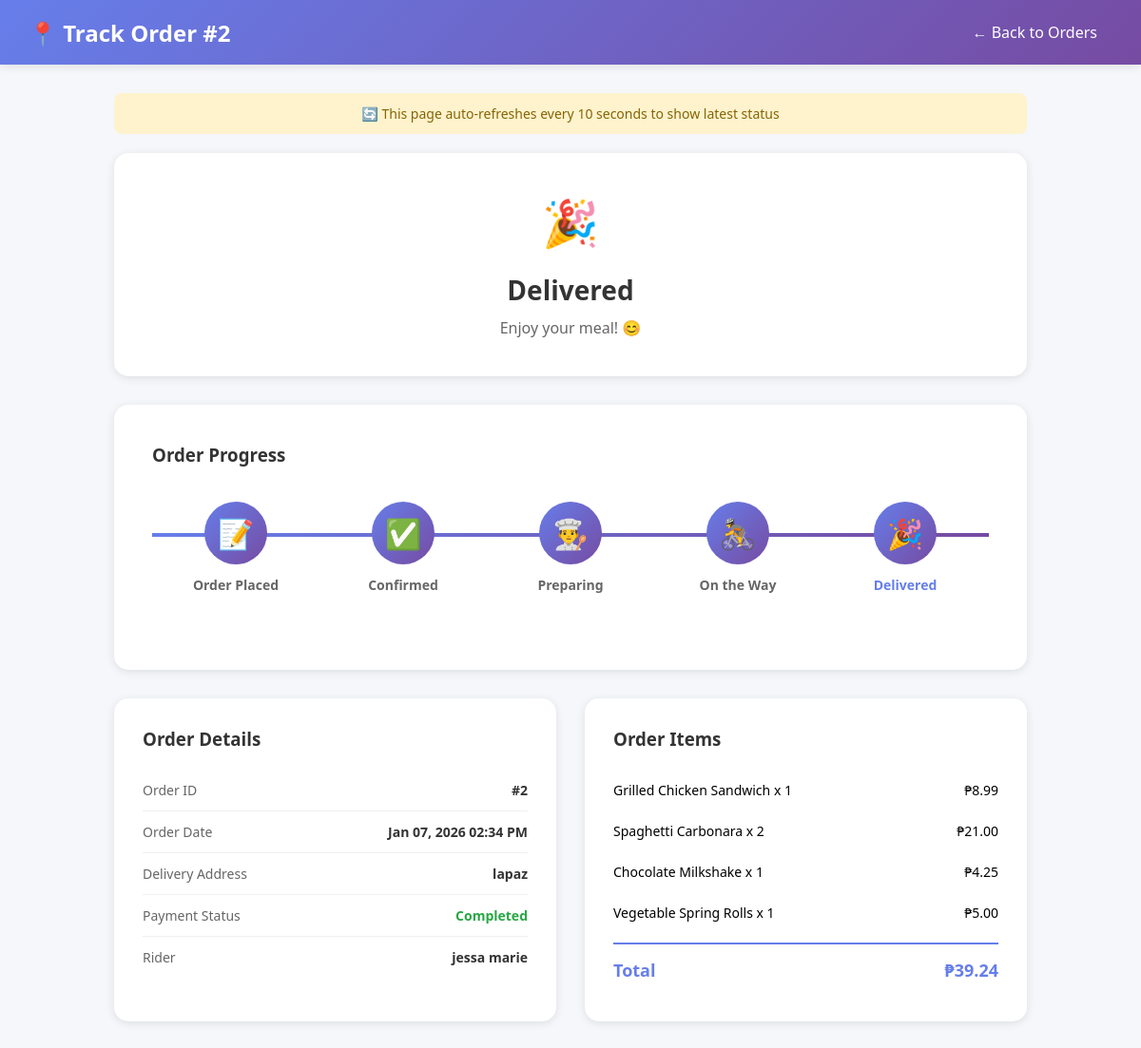
Page /user/track_order.php?order_id=2 (signed in) on the committed database.
### tables this page shows
CREATE TABLE `orders` (
  `id` int(11) NOT NULL AUTO_INCREMENT PRIMARY KEY,
  `user_id` int(11) DEFAULT NULL,
  `rider_id` int(11) DEFAULT NULL,
  `restaurant_id` int(11) DEFAULT NULL,
  `total_amount` decimal(10,2) DEFAULT NULL,
  `status` enum('pending','confirmed','preparing','on_the_way','delivered','cancelled') DEFAULT 'pending',
  `delivery_address` text DEFAULT NULL,
  `payment_status` enum('pending','completed') DEFAULT 'pending',
  `created_at` timestamp NOT NULL DEFAULT current_timestamp(),
  `order_date` datetime NOT NULL DEFAULT current_timestamp()
);

CREATE TABLE `users` (
  `id` int(11) NOT NULL AUTO_INCREMENT PRIMARY KEY,
  `name` varchar(100) NOT NULL,
  `email` varchar(100) NOT NULL,
  `password` varchar(255) NOT NULL,
  `phone` varchar(20) DEFAULT NULL,
  `address` text DEFAULT NULL,
  `role` enum('customer','rider','owner') DEFAULT 'customer',
  `status` enum('active','inactive','pending','suspended') DEFAULT 'active',
  `created_at` timestamp NOT NULL DEFAULT current_timestamp()
);

CREATE TABLE `order_items` (
  `id` int(11) NOT NULL AUTO_INCREMENT PRIMARY KEY,
  `order_id` int(11) DEFAULT NULL,
  `food_id` int(11) NOT NULL,
  `food_item_id` int(11) DEFAULT NULL,
  `quantity` int(11) DEFAULT NULL,
  `price` decimal(10,2) DEFAULT NULL
);

CREATE TABLE `food_items` (
  `id` int(11) NOT NULL AUTO_INCREMENT PRIMARY KEY,
  `owner_id` int(11) DEFAULT NULL,
  `restaurant_id` int(11) DEFAULT NULL,
  `name` varchar(100) NOT NULL,
  `description` text DEFAULT NULL,
  `price` decimal(10,2) NOT NULL,
  `stock` int(11) DEFAULT 0,
  `image` varchar(255) DEFAULT NULL,
  `available` tinyint(1) DEFAULT 1,
  `created_at` timestamp NOT NULL DEFAULT current_timestamp()
);

### user/track_order.php (the view, shortened to what this page needs)
<?php
$order_id = $_GET['order_id'] ?? 0;
$db = new Database();
$conn = $db->getConnection();
$stmt = $conn->prepare("
    SELECT o.*, r.name as rider_name, r.phone as rider_phone
    FROM orders o
    LEFT JOIN users r ON o.rider_id = r.id
    WHERE o.id = ? AND o.user_id = ?
");
$stmt->execute([$order_id, $_SESSION['user_id']]);
$order = $stmt->fetch(PDO::FETCH_ASSOC);
$stmt = $conn->prepare("
    SELECT oi.*, fi.name as food_name, fi.price
    FROM order_items oi
    JOIN food_items fi ON oi.food_item_id = fi.id
    WHERE oi.order_id = ?
");
$stmt->execute([$order_id]);
$order_items = $stmt->fetchAll(PDO::FETCH_ASSOC);
$steps = [
    'pending' => ['label' => 'Order Placed', 'icon' => '📝'],
    'confirmed' => ['label' => 'Confirmed', 'icon' => '✅'],
    'preparing' => ['label' => 'Preparing', 'icon' => '👨‍🍳'],
    'on_the_way' => ['label' => 'On the Way', 'icon' => '🚴'],
    'delivered' => ['label' => 'Delivered', 'icon' => '🎉']
];
?>
<!DOCTYPE html>
<html lang="en">
<head>
</head>
<body>
    <div class="navbar">
        <h1>📍 Track Order #<?php echo $order_id; ?></h1>
        <a href="my_orders.php">← Back to Orders</a>
    </div>
    <div class="container">
        <div class="auto-refresh">
            🔄 This page auto-refreshes every 10 seconds to show latest status
        </div>
        <div class="status-card">
            <div class="current-status">
                <?php
                $current_icon = '📝';
                foreach ($steps as $key => $step) {
                    if ($key === $order['status']) {
                        $current_icon = $step['icon'];
                        break;
                    }
                }
                echo $current_icon;
                ?>
            </div>
            <div class="status-text"><?php echo ucfirst(str_replace('_', ' ', $order['status'])); ?></div>
            <div class="status-description">
                <?php
                $descriptions = [
                    'pending' => 'Your order has been placed and is waiting for confirmation',
                    'confirmed' => 'Restaurant has confirmed your order',
                    'preparing' => 'Your food is being prepared with care',
                    'on_the_way' => 'Your order is on the way to you!',
                    'delivered' => 'Enjoy your meal! 😊',
                    'cancelled' => 'This order has been cancelled'
                ];
                echo $descriptions[$order['status']] ?? 'Order status updated';
                ?>
            </div>
        </div>
        <div class="progress-container">
            <h3 style="margin-bottom: 30px; color: #333;">Order Progress</h3>
            <div class="progress-steps">
                <div class="progress-line">
                    <div class="progress-line-fill" style="width: <?php
                        $progress = 0;
                        $step_keys = array_keys($steps);
                        $current_index = array_search($order['status'], $step_keys);
                        if ($current_index !== false) {
                            $progress = ($current_index / (count($step_keys) - 1)) * 100;
                        }
                        echo $progress;
                    ?>%"></div>
                </div>
                <?php
                foreach ($steps as $key => $step):
                    $is_active = ($order['status'] === $key);
                    $class = '';
                    if ($is_active) {
                        $class = 'active';
                    } elseif (array_search($order['status'], array_keys($steps)) > array_search($key, array_keys($steps))) {
                        $class = 'completed';
                    }
                ?>
                    <div class="progress-step <?php echo $class; ?>">
                        <div class="step-circle"><?php echo $step['icon']; ?></div>
                        <div class="step-label"><?php echo $step['label']; ?></div>
                    </div>
                <?php endforeach; ?>
            </div>
        </div>
        <div class="details-grid">
            <div class="details-card">
                <h3>Order Details</h3>
                <div class="detail-row">
                    <span class="detail-label">Order ID</span>
                    <span class="detail-value">#<?php echo $order['id']; ?></span>
                </div>
                <div class="detail-row">
                    <span class="detail-label">Order Date</span>
                    <span class="detail-value"><?php echo date('M d, Y h:i A', strtotime($order['created_at'])); ?></span>
                </div>
                <div class="detail-row">
                    <span class="detail-label">Delivery Address</span>
                    <span class="detail-value"><?php echo htmlspecialchars($order['delivery_address']); ?></span>
                </div>
                <div class="detail-row">
                    <span class="detail-label">Payment Status</span>
                    <span class="detail-value" style="color: <?php echo $order['payment_status'] === 'completed' ? '#28a745' : '#ffc107'; ?>">
                        <?php echo ucfirst($order['payment_status']); ?>
                    </span>
                </div>
                <?php if ($order['rider_name']): ?>
                <div class="detail-row">
                    <span class="detail-label">Rider</span>
                    <span class="detail-value"><?php echo htmlspecialchars($order['rider_name']); ?></span>
                </div>
                <?php endif; ?>
            </div>
            <div class="details-card">
                <h3>Order Items</h3>
                <?php foreach ($order_items as $item): ?>
                    <div class="item-row">
                        <span><?php echo htmlspecialchars($item['food_name']); ?> x <?php echo $item['quantity']; ?></span>
                        <span>₱<?php echo number_format($item['price'] * $item['quantity'], 2); ?></span>
                    </div>
                <?php endforeach; ?>
                <div class="item-row total-row">
                    <span>Total</span>
                    <span>₱<?php echo number_format($order['total_amount'], 2); ?></span>
                </div>
            </div>
        </div>
    </div>
</body>
</html>

### user/track_order.php (style rules this page uses)
* { margin: 0; padding: 0; box-sizing: border-box; }
body { font-family: 'Segoe UI', Tahoma, Geneva, Verdana, sans-serif; background: #f5f7fa; }
.navbar { background: linear-gradient(135deg, #667eea 0%, #764ba2 100%); color: white; padding: 15px 30px; display: flex; justify-content: space-between; align-items: center; box-shadow: 0 2px 10px rgba(0,0,0,0.1); }
.navbar h1 { font-size: 24px; }
.navbar a { color: white; text-decoration: none; padding: 8px 16px; border-radius: 5px; transition: background 0.3s; }
.container { max-width: 1000px; margin: 30px auto; padding: 0 20px; }
.status-card { background: white; padding: 40px; border-radius: 15px; margin-bottom: 30px; box-shadow: 0 2px 10px rgba(0,0,0,0.1); text-align: center; }
.current-status { font-size: 48px; margin-bottom: 20px; }
.status-text { font-size: 28px; font-weight: bold; color: #333; margin-bottom: 10px; }
.status-description { color: #666; font-size: 16px; }
.progress-container { background: white; padding: 40px; border-radius: 15px; margin-bottom: 30px; box-shadow: 0 2px 10px rgba(0,0,0,0.1); }
.progress-steps { display: flex; justify-content: space-between; position: relative; margin: 40px 0; }
.progress-line { position: absolute; top: 30px; left: 0; width: 100%; height: 4px; background: #e0e0e0; z-index: 1; }
.progress-line-fill { height: 100%; background: linear-gradient(135deg, #667eea 0%, #764ba2 100%); transition: width 0.5s ease; }
.progress-step { position: relative; z-index: 2; flex: 1; text-align: center; }
.step-circle { width: 60px; height: 60px; background: #e0e0e0; border-radius: 50%; margin: 0 auto 15px; display: flex; align-items: center; justify-content: center; font-size: 28px; transition: all 0.3s; }
.progress-step.active .step-circle, .progress-step.completed .step-circle { background: linear-gradient(135deg, #667eea 0%, #764ba2 100%); transform: scale(1.1); }
.step-label { font-size: 14px; color: #666; font-weight: 600; }
.progress-step.active .step-label { color: #667eea; font-weight: bold; }
.details-grid { display: grid; grid-template-columns: 1fr 1fr; gap: 30px; }
.details-card { background: white; padding: 30px; border-radius: 15px; box-shadow: 0 2px 10px rgba(0,0,0,0.1); }
.details-card h3 { margin-bottom: 20px; color: #333; }
.detail-row { display: flex; justify-content: space-between; padding: 12px 0; border-bottom: 1px solid #f0f0f0; }
.detail-row:last-child { border-bottom: none; }
.detail-label { color: #666; font-size: 14px; }
.detail-value { color: #333; font-weight: 600; font-size: 14px; }
.item-row { display: flex; justify-content: space-between; padding: 12px 0; font-size: 14px; }
.total-row { border-top: 2px solid #667eea; margin-top: 10px; padding-top: 15px; font-size: 18px; font-weight: bold; color: #667eea; }
.auto-refresh { background: #fff3cd; color: #856404; padding: 12px; border-radius: 8px; text-align: center; margin-bottom: 20px; font-size: 14px; }

### rows in the picture
orders: status "Delivered", status "Enjoy your meal! 😊", id "2", created_at "Jan 07, 2026 02:34 PM", delivery_address "lapaz", payment_status "Completed", rider.name "jessa marie", total_amount "39.24"
order_items: food_item.name "Grilled Chicken Sandwich", quantity "1", $item['price']*$item['quantity'] "8.99"
order_items: food_item.name "Spaghetti Carbonara", quantity "2", $item['price'] * $item['quantity'] "21.00"
order_items: food_item.name "Chocolate Milkshake", quantity "1", $item['price']*$item['quantity'] "4.25"
order_items: food_item.name "Vegetable Spring Rolls", quantity "1", $item['price']*$item['quantity'] "5.00"

### other values in the picture
$order_id "2"
$current_icon "🎉"
$step['icon'] "📝"
$step['label'] "Order Placed"
$step['icon'] "✅"
$step['label'] "Confirmed"
$step['icon'] "👨‍🍳"
$step['label'] "Preparing"
$step['icon'] "🚴"
$step['label'] "On the Way"
$step['icon'] "🎉"
$step['label'] "Delivered"
